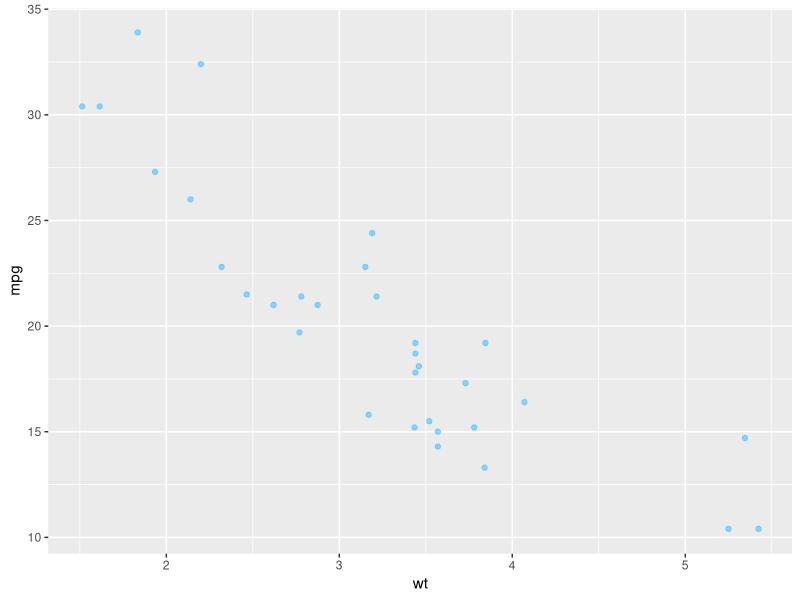
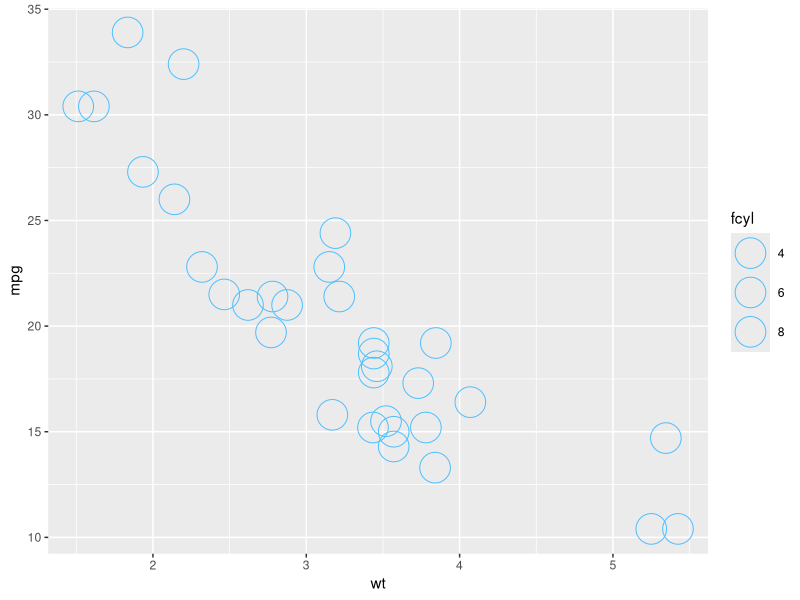

The R script that drew these images, in order:
# Introduction to Data Visualization with ggplot2 ----

## using attributes----

# Restart Environment ----
rm(list = ls())

# Load library ----
#install.packages("tidyverse")
library(tidyverse)
library(readr)
library(ggplot2)

# Data Manipulation
mtcars <- mtcars %>% 
          mutate(fcyl = factor(cyl))

# Code 1 ----
# A hexadecimal color
my_blue <- "#4ABEFF"

ggplot(mtcars, aes(wt, mpg)) +
  geom_point(color = my_blue, alpha = 0.6)

# Code 2 ----
# Change the color mapping to a fill mapping
# Change the color mapping to a fill mapping. That is, fcyl should be mapped onto fill. Set the color of the points to my_blue, point size to 10 and the point shape to 1.

# Change the color mapping to a fill mapping
ggplot(mtcars, aes(wt, mpg, fill = fcyl)) +
  # Set point color, size and shape
  geom_point(color = my_blue, size = 10, shape = 1)